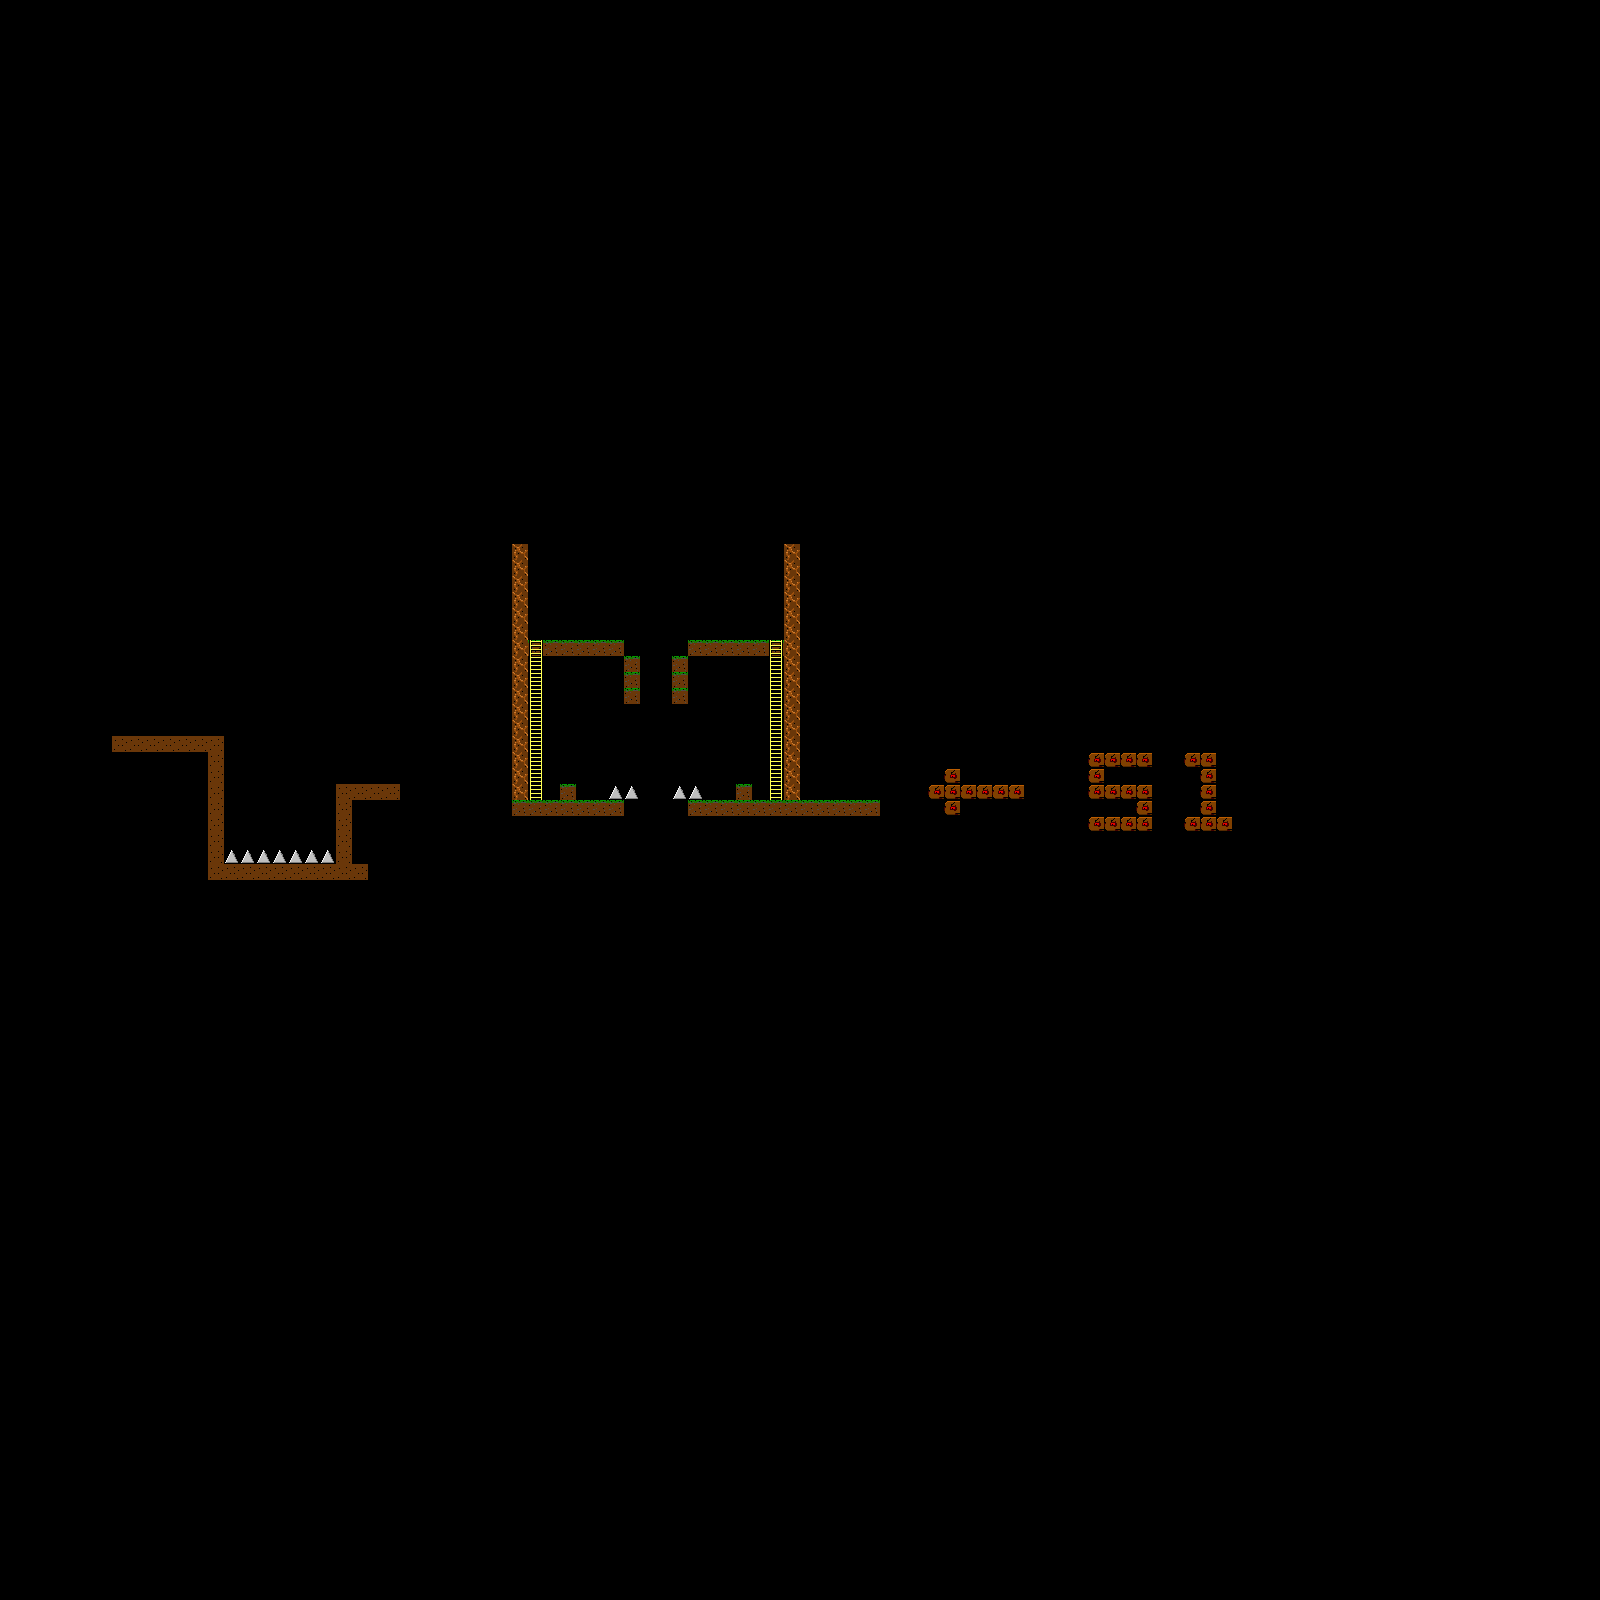

Tiled map render using the project's own tile images. Description and the map definition, with tile-layer contents summarised, below:
An orthogonal 100x100 tile map with 16x16 px tiles, 2 tile layers (Tile Layer 1, ladders) and 1 object (StartPoint).

<map version="1.0" orientation="orthogonal" width="100" height="100" tilewidth="16" tileheight="16">
 <properties>
  <property name="bg_art" value="background.png" />
  <property name="fg_art" value="hill.png" />
 </properties>
 <tileset firstgid="1" source="tiles.tsx" />
 <layer name="Tile Layer 1" width="100" height="100">
  <data>[10000 cells, 144 non-empty, 5 distinct tile ids]</data>
 </layer>
 <layer name="ladders" width="100" height="100">
  <data>[10000 cells, 20 non-empty, 1 distinct tile ids]</data>
 </layer>
 <objectgroup name="Object Layer 1" width="100" height="100">
  <object name="start" type="StartPoint" x="304" y="800" width="32" height="64" />
 </objectgroup>
 <objectgroup name="PlayerLayer" width="100" height="100" />
</map>
